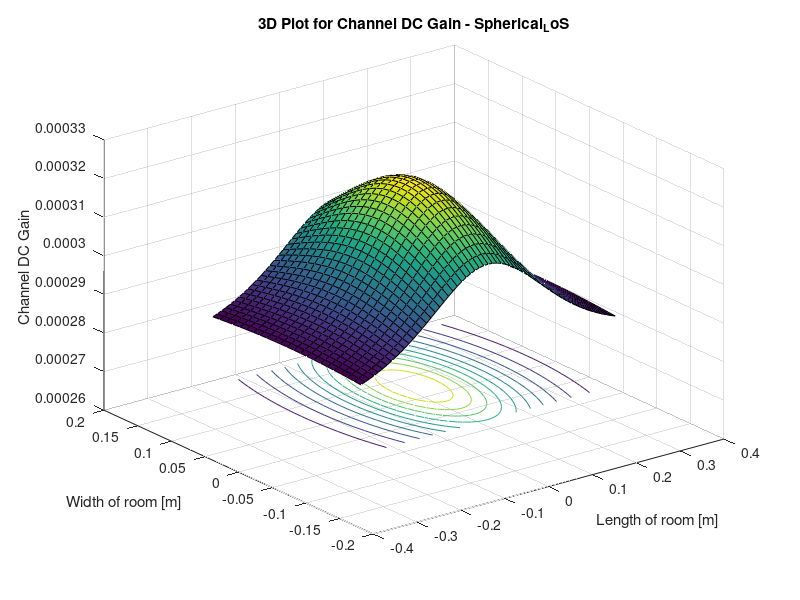
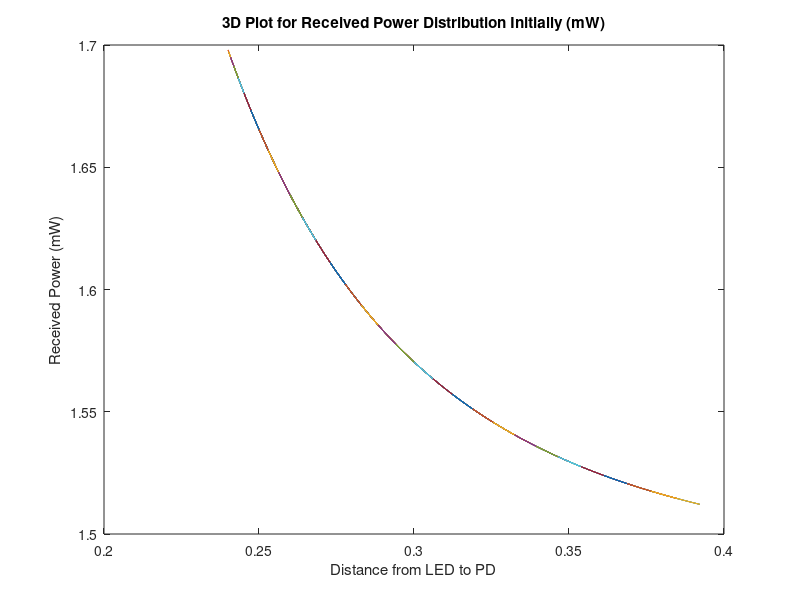
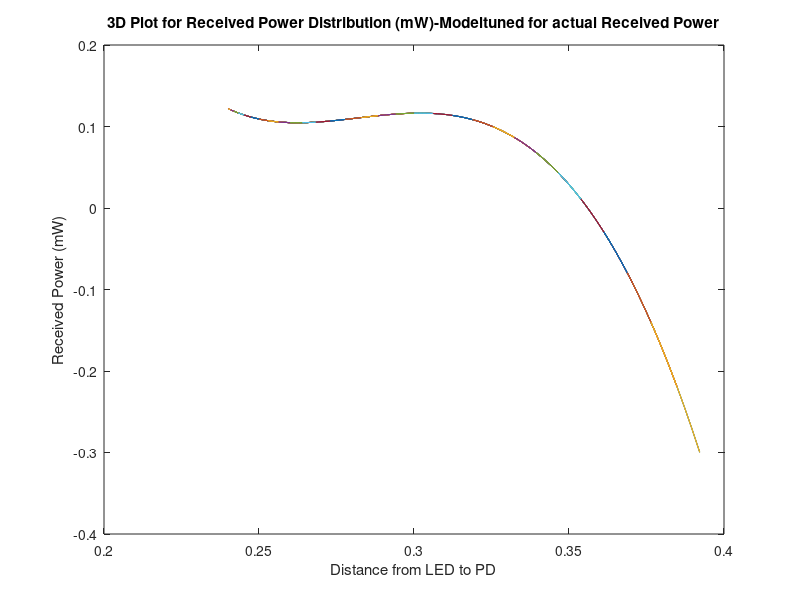

MATLAB code to generate these figures, in order:
%Parameters
phi = 60;
m=- log(2)/log(cosd(phi));
P_LED= 5250;
Arx= 7.45E-6;
Ts= 1;
%index= 1.5;
FOV= 55;
Ar=2.2E-6;
p=0.9;
Aroom=0.07015;

G_Con= 1;

lx=0.58; ly=0.22; lz=0.24;
h=lz;
[XT,YT]= meshgrid(0,0);

Nx = lx*100; Ny= ly*100;
x=-lx/2:lx/Nx:lx/2;
y=-ly/2:ly/Ny:ly/2;
[XR, YR] = meshgrid(x, y); 
D= sqrt((XR-XT).^2+ (YR-YT).^2+h^2);
cos_irradiance_angle = h./D; 
cos_incidence_angle = h./D;

HLOS=((m+1)*Arx*(cos_irradiance_angle.^m).*Ts.*G_Con.*cos_incidence_angle)./(2*pi.*D.^2);
Hdiff=(Ar*p)/(Aroom*(1-p));
Htotal=(HLOS+Hdiff);
P_rx=P_LED.*Htotal;
P_rx(find(abs(acosd(cos_incidence_angle))> FOV)) = 0; 
P_rx_initial =P_rx;
%P_rx_final =P_rx - (9.69-119.*D+680.*(D.^(2))-1768.*(D.^(3))+1733.*(D.^(4)));
P_rx_final =P_rx - (-3.1+57.*D-224.*(D.^(2))+282.*(D.^(3)));
%P_rx_final =P_rx - (3.5-12.8.*D+20.*(D.^(2)));
%P_rx_dBm=(10*log10(P_rx));

figure(1)
surfc(x,y,Htotal);
xlabel('Length of room [m]')
ylabel('Width of room [m]' )
zlabel('Channel DC Gain' )
hold on
title('3D Plot for Channel DC Gain - Spherical_LoS' )

figure(2)
plot(D,P_rx_initial)
xlabel('Distance from LED to PD')
ylabel('Received Power (mW)')
title('3D Plot for Received Power Distribution Initially (mW)' ) 

figure(3)
plot(D,P_rx_final)
xlabel('Distance from LED to PD')
ylabel('Received Power (mW)')
title('3D Plot for Received Power Distribution (mW)-Modeltuned for actual Received Power' )





